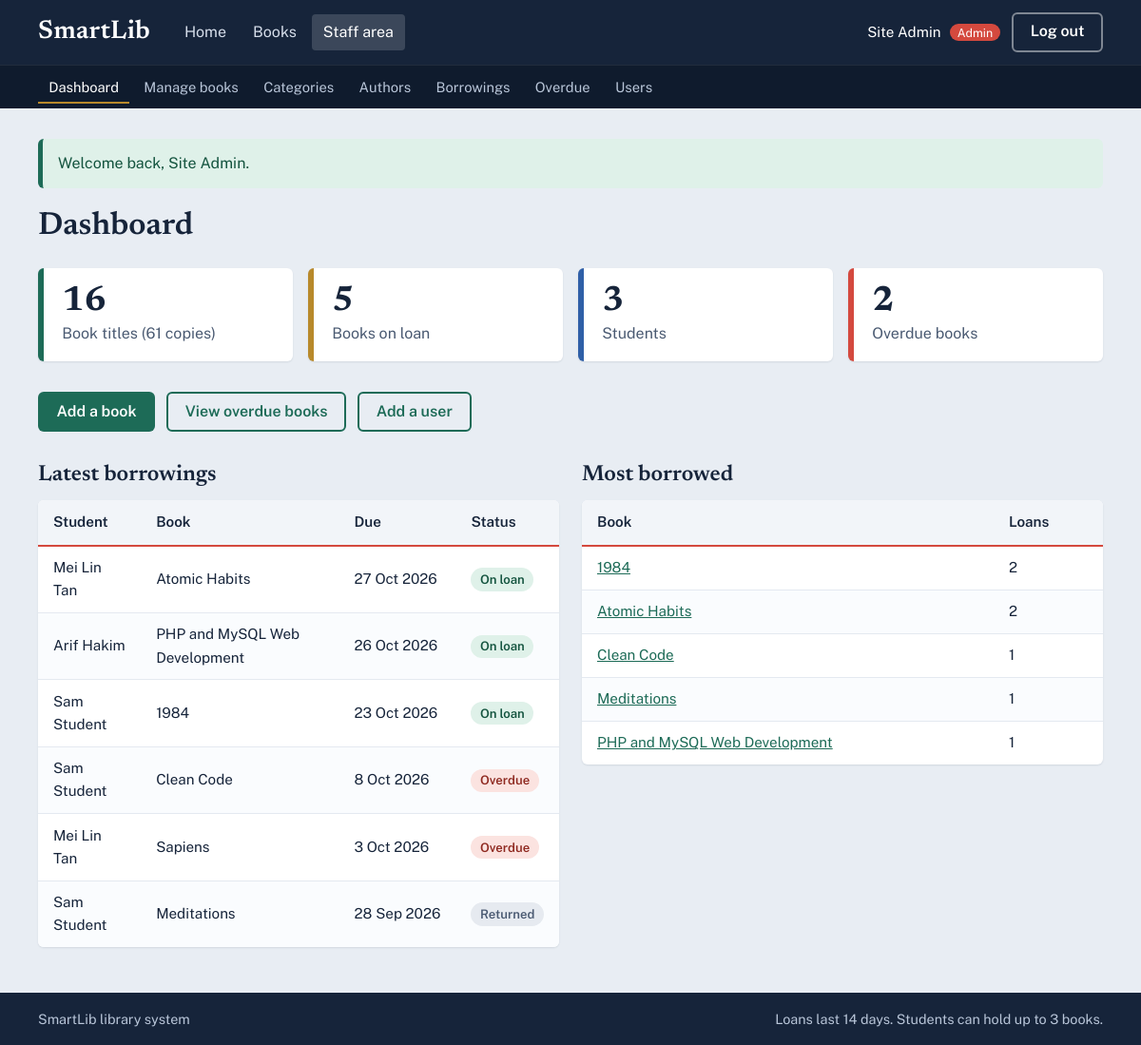
Page /admin/dashboard.php (signed in) on the committed database.
### tables this page shows
CREATE TABLE borrowings (
  id          INT AUTO_INCREMENT PRIMARY KEY,
   
  user_id     INT NOT NULL,
   
  book_id     INT NOT NULL,
   
  borrow_date DATE NOT NULL,
   
  due_date    DATE NOT NULL,
   
  return_date DATE NULL,
   
  status      ENUM('borrowed','returned') NOT NULL DEFAULT 'borrowed',
   
  CONSTRAINT fk_borrow_user FOREIGN KEY (user_id) REFERENCES users(id),
  CONSTRAINT fk_borrow_book FOREIGN KEY (book_id) REFERENCES books(id)
);

CREATE TABLE users (
   
  id         INT AUTO_INCREMENT PRIMARY KEY,
   
  name       VARCHAR(100) NOT NULL,
   
  email      VARCHAR(100) NOT NULL UNIQUE,
   
  password   VARCHAR(255) NOT NULL,
   
  role       ENUM('admin','librarian','student') NOT NULL DEFAULT 'student',
   
  created_at TIMESTAMP NOT NULL DEFAULT CURRENT_TIMESTAMP
 
);

CREATE TABLE books (
  id               INT AUTO_INCREMENT PRIMARY KEY,
  title            VARCHAR(200) NOT NULL,
   
  author_id        INT NOT NULL,
   
  category_id      INT NOT NULL,
   
  year_published   SMALLINT NULL,
   
  description      TEXT NULL,
   
  total_copies     INT NOT NULL DEFAULT 1,
   
  available_copies INT NOT NULL DEFAULT 1,
  created_at       TIMESTAMP NOT NULL DEFAULT CURRENT_TIMESTAMP,
   
  CONSTRAINT fk_books_author   FOREIGN KEY (author_id)   REFERENCES authors(id),
   
  CONSTRAINT fk_books_category FOREIGN KEY (category_id) REFERENCES categories(id),
   
  CONSTRAINT chk_copies CHECK (available_copies >= 0 AND available_copies <= total_copies)
);

### includes/init.php (called while the page is built, shortened)
<?php
function e($value): string
{
    return htmlspecialchars((string) $value, ENT_QUOTES, 'UTF-8');
}
function url(string $path = ''): string
{
    return BASE_URL . '/' . ltrim($path, '/');
}
function fmt_date(?string $date): string
{
    return $date ? date('j M Y', strtotime($date)) : '-';
}
function flash_pull(): array
{
    $messages = $_SESSION['flash'] ?? [];
    return $messages;
}
function is_logged_in(): bool
{
    return !empty($_SESSION['user_id']);
}
function current_role(): string
{
    return $_SESSION['role'] ?? 'guest';
}
function is_staff(): bool
{
    return in_array(current_role(), ['admin', 'librarian'], true);
}
require_once __DIR__ . '/components.php';

### admin/dashboard.php (the view, shortened to what this page needs)
<?php
require __DIR__ . '/../includes/init.php';
$stats = $pdo->query("SELECT
    (SELECT COUNT(*) FROM books)                                              AS titles,
    (SELECT COALESCE(SUM(total_copies),0) FROM books)                         AS copies,
    (SELECT COUNT(*) FROM borrowings WHERE status = 'borrowed')               AS borrowed,
    (SELECT COUNT(*) FROM users WHERE role = 'student')                       AS students,
    (SELECT COUNT(*) FROM borrowings WHERE status = 'borrowed' AND due_date < CURDATE()) AS overdue
")->fetch();
$recent = $pdo->query("SELECT br.id, br.borrow_date, br.due_date, br.status, u.name AS student, b.title,
                              (br.status = 'borrowed' AND br.due_date < CURDATE()) AS is_overdue
                       FROM borrowings br JOIN users u ON u.id = br.user_id JOIN books b ON b.id = br.book_id
                       ORDER BY br.borrow_date DESC, br.id DESC LIMIT 6")->fetchAll();
$popular = $pdo->query("SELECT b.id, b.title, COUNT(br.id) AS loans
                        FROM books b JOIN borrowings br ON br.book_id = b.id
                        GROUP BY b.id, b.title ORDER BY loans DESC, b.title LIMIT 5")->fetchAll();
require __DIR__ . '/../includes/header.php';
?>
<div class="page-head"><h1>Dashboard</h1></div>
<div class="stats">
    <a class="stat" href="<?= e(url('admin/books.php')) ?>"><b><?= (int) $stats['titles'] ?></b><span>Book titles (<?= (int) $stats['copies'] ?> copies)</span></a>
    <a class="stat stat-gold" href="<?= e(url('admin/borrowings.php?status=borrowed')) ?>"><b><?= (int) $stats['borrowed'] ?></b><span>Books on loan</span></a>
    <?php if (current_role() === 'admin'): ?>
        <a class="stat stat-blue" href="<?= e(url('admin/users.php?role=student')) ?>"><b><?= (int) $stats['students'] ?></b><span>Students</span></a>
    <?php else: ?>
        <div class="stat stat-blue"><b><?= (int) $stats['students'] ?></b><span>Students</span></div>
    <?php endif; ?>
    <a class="stat stat-warn" href="<?= e(url('admin/overdue.php')) ?>"><b><?= (int) $stats['overdue'] ?></b><span>Overdue books</span></a>
</div>
<div class="quick">
    <a class="btn btn-primary" href="<?= e(url('admin/book-form.php')) ?>">Add a book</a>
    <a class="btn btn-outline" href="<?= e(url('admin/overdue.php')) ?>">View overdue books</a>
    <?php if (current_role() === 'admin'): ?>
        <a class="btn btn-outline" href="<?= e(url('admin/user-form.php')) ?>">Add a user</a>
    <?php endif; ?>
</div>
<div class="two-col">
    <section>
        <h2>Latest borrowings</h2>
        <?php if (!$recent): ?><div class="empty">No borrowings yet.</div><?php else: ?>
        <div class="table-wrap"><table class="table">
            <thead><tr><th>Student</th><th>Book</th><th>Due</th><th>Status</th></tr></thead>
            <tbody>
            <?php foreach ($recent as $r): ?>
                <tr><td><?= e($r['student']) ?></td><td><?= e($r['title']) ?></td><td style="white-space:nowrap"><?= e(fmt_date($r['due_date'])) ?></td><td><?= loan_badge($r) ?></td></tr>
            <?php endforeach; ?>
            </tbody>
        </table></div>
        <?php endif; ?>
    </section>
    <section>
        <h2>Most borrowed</h2>
        <?php if (!$popular): ?><div class="empty">No data yet.</div><?php else: ?>
        <div class="table-wrap"><table class="table">
            <thead><tr><th>Book</th><th>Loans</th></tr></thead>
            <tbody>
            <?php foreach ($popular as $p): ?>
                <tr><td><a href="<?= e(url('book.php?id=' . (int) $p['id'])) ?>"><?= e($p['title']) ?></a></td><td><?= (int) $p['loans'] ?></td></tr>
            <?php endforeach; ?>
            </tbody>
        </table></div>
        <?php endif; ?>
    </section>
</div>
<?php require __DIR__ . '/../includes/footer.php'; ?>

### includes/header.php (shortened to what this page needs)
<?php
$role       = current_role();
$script     = $_SERVER['SCRIPT_NAME'] ?? '';
$here       = basename($script);
$in_admin   = strpos($script, '/admin/') !== false;
function nav_item(string $file, string $label, bool $admin = false): string
{
    global $here, $in_admin;
    $active = ($here === $file && $in_admin === $admin) ? ' class="is-active" aria-current="page"' : '';
    return '<a' . $active . ' href="' . e(url(($admin ? 'admin/' : '') . $file)) . '">' . e($label) . '</a>';
}
?>
<!DOCTYPE html>
<html lang="en">
<head>
    <link rel="stylesheet" href="<?= e(url('css/style.css')) ?>">
</head>
<body>
<header class="site-header">
    <div class="wrap header-row">
        <a class="brand" href="<?= e(url('index.php')) ?>">SmartLib</a>
        <nav class="main-nav" aria-label="Main">
            <?= nav_item('index.php', 'Home') ?>
            <?= nav_item('books.php', 'Books') ?>
            <?php if ($role === 'student'): ?>
                <?= nav_item('my-borrowings.php', 'My borrowings') ?>
            <?php elseif (is_staff()): ?>
                <?= nav_item('dashboard.php', 'Staff area', true) ?>
            <?php endif; ?>
        </nav>
        <div class="header-actions">
            <?php if (is_logged_in()): ?>
                <span class="user-chip"><?= e($_SESSION['name']) ?> <small class="role-<?= e($role) ?>"><?= e(ucfirst($role)) ?></small></span>
                <form method="post" action="<?= e(url('logout.php')) ?>" class="inline-form">
                    <button class="btn btn-ghost" type="submit">Log out</button>
                </form>
            <?php else: ?>
                <a class="link-plain" href="<?= e(url('login.php')) ?>">Log in</a>
                <a class="btn btn-brass" href="<?= e(url('register.php')) ?>">Create account</a>
            <?php endif; ?>
        </div>
    </div>
    <?php if ($in_admin && is_staff()): ?>
        <div class="staff-bar">
            <nav class="wrap" aria-label="Staff">
                <?= nav_item('dashboard.php', 'Dashboard', true) ?>
                <?= nav_item('books.php', 'Manage books', true) ?>
                <?= nav_item('categories.php', 'Categories', true) ?>
                <?= nav_item('authors.php', 'Authors', true) ?>
                <?= nav_item('borrowings.php', 'Borrowings', true) ?>
                <?= nav_item('overdue.php', 'Overdue', true) ?>
                <?php if ($role === 'admin'): ?><?= nav_item('users.php', 'Users', true) ?><?php endif; ?>
            </nav>
        </div>
    <?php endif; ?>
</header>
<main id="main" class="wrap main-area">
<?php foreach (flash_pull() as $f): ?>
    <div class="alert alert-<?= e($f['type']) ?>" role="<?= $f['type'] === 'error' ? 'alert' : 'status' ?>"><?= e($f['msg']) ?></div>
<?php endforeach; ?>

### includes/components.php (shortened to what this page needs)
    <?php
function loan_badge(array $row): string
{
    if ($row['status'] === 'returned') {
        return '<span class="chip chip-muted">Returned</span>';
    }
    return !empty($row['is_overdue'])
        ? '<span class="chip chip-out">Overdue</span>'
        : '<span class="chip chip-ok">On loan</span>';
}

### includes/footer.php (shortened to what this page needs)
</main>
<footer class="site-footer">
    <div class="wrap footer-row">
        <span>SmartLib library system</span>
        <span>Loans last <?= LOAN_DAYS ?> days. Students can hold up to <?= MAX_ACTIVE_LOANS ?> books.</span>
    </div>
</footer>
</body>
</html>

### rows in the picture
borrowings: user.name "Mei Lin Tan", book.title "Atomic Habits", due_date "27 Oct 2026", shows "On loan"
borrowings: user.name "Arif Hakim", book.title "PHP and MySQL Web Development", due_date "26 Oct 2026", shows "On loan"
borrowings: user.name "Sam Student", book.title "1984", due_date "23 Oct 2026", shows "On loan"
borrowings: user.name "Sam Student", book.title "Clean Code", due_date "8 Oct 2026", shows "Overdue"
borrowings: user.name "Mei Lin Tan", book.title "Sapiens", due_date "3 Oct 2026", shows "Overdue"
borrowings: user.name "Sam Student", book.title "Meditations", due_date "28 Sep 2026", status "Returned"
books: title "1984", loans "2"
books: title "Atomic Habits", loans "2"
books: title "Clean Code", loans "1"
books: title "Meditations", loans "1"
books: title "PHP and MySQL Web Development", loans "1"

### other values in the picture
$label "Home Books Staff area Dashboard Manage books Categories Authors Borrowings Overdue Users"
$_SESSION['name'] "Site Admin"
$role "Admin"
$f['msg'] "Welcome back, Site Admin."
$stats['titles'] "16"
$stats['copies'] "61"
$stats['borrowed'] "5"
$stats['students'] "3"
$stats['overdue'] "2"
LOAN_DAYS "14"
MAX_ACTIVE_LOANS "3"
